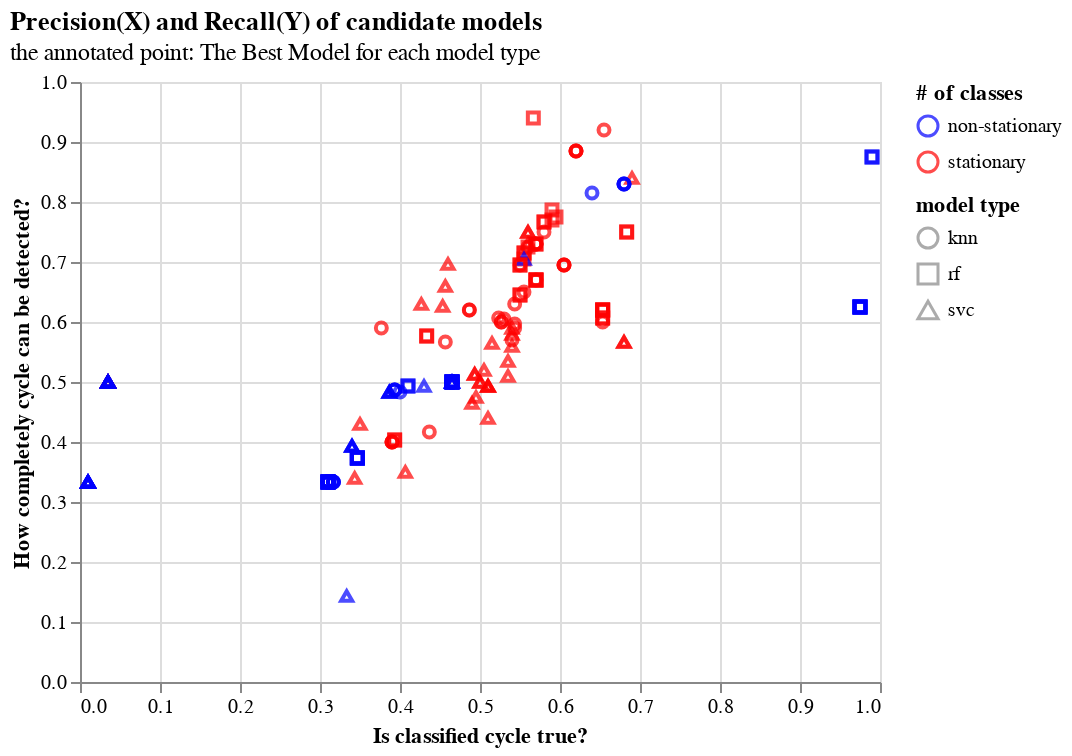

The cell this chart's notebook holds for it:
### Code cell
import altair as alt

base1=alt.Chart(final_selection).mark_point(size=30, shape='circle').encode(
    x=alt.X('precision:Q', scale=alt.Scale(domainMin=0, domainMax=1),  ##domainMin=0.45, domainMax=0.7
           title='Is classified cycle true?'), #domainMin=0.0, domainMax=0.37
    y=alt.Y('recall:Q', scale=alt.Scale(domainMin=0, domainMax=1),  ##domainMin=0.75, domainMax=0.9
           title='How completely cycle can be detected?'), #domainMin=0.9, domainMax=1.0
    color=alt.Color('dtype:N', scale=alt.Scale(range=['blue','red']), title='# of classes'), #scheme= 'turbo',domainMin=0.78, domainMax=0.86
    shape=alt.Shape('model_type:N', title='model type')
#    color=alt.Color('auc:Q', scale=alt.Scale(scheme= 'turbo', ), title='auc score') #domainMin=0.78, domainMax=0.86
#).transform_filter(alt.datum.model_type=='knn')
)


emp1=alt.Chart(final_selection).mark_circle(size=120, filled=False, stroke='orange', strokeWidth=5).encode(
    x=alt.X('precision:Q', scale=alt.Scale(domainMin=0, domainMax=1),
           title='Is classified cycle true?'), #domainMin=0.0, domainMax=0.37
    y=alt.Y('recall:Q', scale=alt.Scale(domainMin=0, domainMax=1),
           title='How completely cycle can be detected?'), #domainMin=0.9, domainMax=1.0
#    color=alt.Color('auc:Q', scale=alt.Scale(scheme= 'turbo', domainMin=0.78, domainMax=0.86), title='auc score')
).transform_filter(alt.datum.index==74)


emp2=alt.Chart(final_selection).mark_circle(size=120, filled=False, stroke='orange', strokeWidth=5).encode(
    x=alt.X('precision:Q', scale=alt.Scale(domainMin=0, domainMax=1),
           title='Is classified cycle true?'), #domainMin=0.0, domainMax=0.37
    y=alt.Y('recall:Q', scale=alt.Scale(domainMin=0, domainMax=1),
           title='How completely cycle can be detected?'), #domainMin=0.9, domainMax=1.0
#    color=alt.Color('auc:Q', scale=alt.Scale(scheme= 'turbo', domainMin=0.78, domainMax=0.86), title='auc score')
).transform_filter(alt.datum.index==12)

emp3=alt.Chart(final_selection).mark_circle(size=120, filled=False, stroke='orange', strokeWidth=5).encode(
    x=alt.X('precision:Q', scale=alt.Scale(domainMin=0, domainMax=1),
           title='Is classified cycle true?'), #domainMin=0.0, domainMax=0.37
    y=alt.Y('recall:Q', scale=alt.Scale(domainMin=0, domainMax=1),
           title='How completely cycle can be detected?'), #domainMin=0.9, domainMax=1.0
#    color=alt.Color('auc:Q', scale=alt.Scale(scheme= 'turbo', domainMin=0.78, domainMax=0.86), title='auc score')
).transform_filter(alt.datum.index==102)



(base1+emp1+emp2+emp3).properties(                       ##text0+text1+text2
    width=400, height=300,
    title={'text':['Precision(X) and Recall(Y) of candidate models'],
       'subtitle':['the annotated point: The Best Model for each model type'],
       'align':'left',
       'anchor':'start'
      })

### Figure 1 — Vega-Lite specification as saved in the notebook (floating-point values rounded to 4 significant figures; data arrays with more than 128 entries replaced by an {"elided": "..."} marker saying what was removed)
{"config": {"view": {"continuousWidth": 300, "continuousHeight": 300}}, "layer": [{"mark": {"type": "point", "shape": "circle", "size": 30}, "encoding": {"color": {"field": "dtype", "scale": {"range": ["blue", "red"]}, "title": "# of classes", "type": "nominal"}, "shape": {"field": "model_type", "title": "model type", "type": "nominal"}, "x": {"field": "precision", "scale": {"domainMax": 1, "domainMin": 0}, "title": "Is classified cycle true?", "type": "quantitative"}, "y": {"field": "recall", "scale": {"domainMax": 1, "domainMin": 0}, "title": "How completely cycle can be detected?", "type": "quantitative"}}}, {"mark": {"type": "circle", "filled": false, "size": 120, "stroke": "orange", "strokeWidth": 5}, "encoding": {"x": {"field": "precision", "scale": {"domainMax": 1, "domainMin": 0}, "title": "Is classified cycle true?", "type": "quantitative"}, "y": {"field": "recall", "scale": {"domainMax": 1, "domainMin": 0}, "title": "How completely cycle can be detected?", "type": "quantitative"}}, "transform": [{"filter": "(datum.index === 74)"}]}, {"mark": {"type": "circle", "filled": false, "size": 120, "stroke": "orange", "strokeWidth": 5}, "encoding": {"x": {"field": "precision", "scale": {"domainMax": 1, "domainMin": 0}, "title": "Is classified cycle true?", "type": "quantitative"}, "y": {"field": "recall", "scale": {"domainMax": 1, "domainMin": 0}, "title": "How completely cycle can be detected?", "type": "quantitative"}}, "transform": [{"filter": "(datum.index === 12)"}]}, {"mark": {"type": "circle", "filled": false, "size": 120, "stroke": "orange", "strokeWidth": 5}, "encoding": {"x": {"field": "precision", "scale": {"domainMax": 1, "domainMin": 0}, "title": "Is classified cycle true?", "type": "quantitative"}, "y": {"field": "recall", "scale": {"domainMax": 1, "domainMin": 0}, "title": "How completely cycle can be detected?", "type": "quantitative"}}, "transform": [{"filter": "(datum.index === 102)"}]}], "data": {"name": "data-0af8ba72d5000bb54ff402edf1c341d6"}, "height": 300, "title": {"text": ["Precision(X) and Recall(Y) of candidate models"], "subtitle": ["the annotated point: The Best Model for each model type"], "align": "left", "anchor": "start"}, "width": 400, "$schema": "https://vega.github.io/schema/vega-lite/v5.6.1.json", "datasets": {"data-0af8ba72d5000bb54ff402edf1c341d6": {"elided": "192 records"}}}
